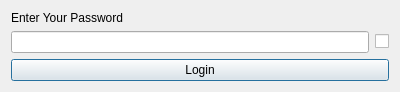
<?xml version="1.0" encoding="UTF-8"?>
<ui version="4.0">
 <class>Login</class>
 <widget class="QDialog" name="Login">
  <property name="geometry">
   <rect>
    <x>0</x>
    <y>0</y>
    <width>400</width>
    <height>90</height>
   </rect>
  </property>
  <property name="windowTitle">
   <string>Login</string>
  </property>
  <layout class="QVBoxLayout" name="verticalLayout">
   <item>
    <widget class="QLabel" name="lbl_password">
     <property name="text">
      <string>Enter Your Password</string>
     </property>
    </widget>
   </item>
   <item>
    <layout class="QHBoxLayout" name="horizontalLayout_2">
     <item>
      <widget class="QLineEdit" name="lnedt_password"/>
     </item>
     <item>
      <widget class="QCheckBox" name="chk_show_password">
       <property name="cursor">
        <cursorShape>PointingHandCursor</cursorShape>
       </property>
       <property name="text">
        <string/>
       </property>
      </widget>
     </item>
    </layout>
   </item>
   <item>
    <layout class="QHBoxLayout" name="horizontalLayout">
     <item>
      <widget class="QPushButton" name="btn_login">
       <property name="cursor">
        <cursorShape>PointingHandCursor</cursorShape>
       </property>
       <property name="text">
        <string>Login</string>
       </property>
      </widget>
     </item>
    </layout>
   </item>
  </layout>
 </widget>
 <resources/>
 <connections/>
</ui>
